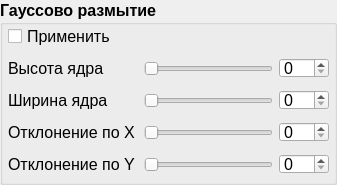
   <widget class="QGroupBox" name="grpBx_5">
    <property name="geometry">
     <rect>
      <x>672</x>
      <y>488</y>
      <width>337</width>
      <height>185</height>
     </rect>
    </property>
    <property name="font">
     <font>
      <pointsize>12</pointsize>
      <weight>75</weight>
      <bold>true</bold>
     </font>
    </property>
    <property name="title">
     <string>Гауссово размытие</string>
    </property>
    <property name="checkable">
     <bool>false</bool>
    </property>
    <property name="checked">
     <bool>false</bool>
    </property>
    <widget class="QWidget" name="layoutWidget">
     <property name="geometry">
      <rect>
       <x>8</x>
       <y>56</y>
       <width>321</width>
       <height>25</height>
      </rect>
     </property>
     <layout class="QHBoxLayout" name="hrzntlLt_11">
      <item>
       <widget class="QLabel" name="lbl_GaussHeightKernel">
        <property name="minimumSize">
         <size>
          <width>130</width>
          <height>20</height>
         </size>
        </property>
        <property name="maximumSize">
         <size>
          <width>130</width>
          <height>20</height>
         </size>
        </property>
        <property name="font">
         <font>
          <pointsize>12</pointsize>
          <weight>50</weight>
          <bold>false</bold>
         </font>
        </property>
        <property name="text">
         <string>Высота ядра</string>
        </property>
       </widget>
      </item>
      <item>
       <widget class="QSlider" name="sldr_GaussHeightKernel">
        <property name="font">
         <font>
          <pointsize>12</pointsize>
          <weight>50</weight>
          <bold>false</bold>
         </font>
        </property>
        <property name="singleStep">
         <number>1</number>
        </property>
        <property name="value">
         <number>0</number>
        </property>
        <property name="orientation">
         <enum>Qt::Horizontal</enum>
        </property>
       </widget>
      </item>
      <item>
       <widget class="QSpinBox" name="spnBx_GaussHeightKernel">
        <property name="minimumSize">
         <size>
          <width>50</width>
          <height>20</height>
         </size>
        </property>
        <property name="maximumSize">
         <size>
          <width>50</width>
          <height>20</height>
         </size>
        </property>
        <property name="font">
         <font>
          <pointsize>12</pointsize>
          <weight>50</weight>
          <bold>false</bold>
         </font>
        </property>
       </widget>
      </item>
     </layout>
    </widget>
    <widget class="QWidget" name="layoutWidget">
     <property name="geometry">
      <rect>
       <x>8</x>
       <y>88</y>
       <width>321</width>
       <height>25</height>
      </rect>
     </property>
     <layout class="QHBoxLayout" name="hrzntlLt_12">
      <item>
       <widget class="QLabel" name="lbl_GaussWidthKernel">
        <property name="minimumSize">
         <size>
          <width>130</width>
          <height>20</height>
         </size>
        </property>
        <property name="maximumSize">
         <size>
          <width>130</width>
          <height>20</height>
         </size>
        </property>
        <property name="font">
         <font>
          <pointsize>12</pointsize>
          <weight>50</weight>
          <bold>false</bold>
         </font>
        </property>
        <property name="text">
         <string>Ширина ядра</string>
        </property>
       </widget>
      </item>
      <item>
       <widget class="QSlider" name="sldr_GaussWidthKernel">
        <property name="font">
         <font>
          <pointsize>12</pointsize>
          <weight>50</weight>
          <bold>false</bold>
         </font>
        </property>
        <property name="orientation">
         <enum>Qt::Horizontal</enum>
        </property>
       </widget>
      </item>
      <item>
       <widget class="QSpinBox" name="spnBx_GaussWidthKernel">
        <property name="minimumSize">
         <size>
          <width>50</width>
          <height>20</height>
         </size>
        </property>
        <property name="maximumSize">
         <size>
          <width>50</width>
          <height>20</height>
         </size>
        </property>
        <property name="font">
         <font>
          <pointsize>12</pointsize>
          <weight>50</weight>
          <bold>false</bold>
         </font>
        </property>
       </widget>
      </item>
     </layout>
    </widget>
    <widget class="QWidget" name="layoutWidget">
     <property name="geometry">
      <rect>
       <x>8</x>
       <y>120</y>
       <width>321</width>
       <height>25</height>
      </rect>
     </property>
     <layout class="QHBoxLayout" name="hrzntlLt_13">
      <item>
       <widget class="QLabel" name="lbl_GaussDeviationX">
        <property name="minimumSize">
         <size>
          <width>130</width>
          <height>20</height>
         </size>
        </property>
        <property name="maximumSize">
         <size>
          <width>130</width>
          <height>20</height>
         </size>
        </property>
        <property name="font">
         <font>
          <pointsize>12</pointsize>
          <weight>50</weight>
          <bold>false</bold>
         </font>
        </property>
        <property name="text">
         <string>Отклонение по X</string>
        </property>
       </widget>
      </item>
      <item>
       <widget class="QSlider" name="sldr_GaussDeviationX">
        <property name="font">
         <font>
          <pointsize>12</pointsize>
          <weight>50</weight>
          <bold>false</bold>
         </font>
        </property>
        <property name="orientation">
         <enum>Qt::Horizontal</enum>
        </property>
       </widget>
      </item>
      <item>
       <widget class="QSpinBox" name="spnBx_GaussDeviationX">
        <property name="minimumSize">
         <size>
          <width>50</width>
          <height>20</height>
         </size>
        </property>
        <property name="maximumSize">
         <size>
          <width>50</width>
          <height>20</height>
         </size>
        </property>
        <property name="font">
         <font>
          <pointsize>12</pointsize>
          <weight>50</weight>
          <bold>false</bold>
         </font>
        </property>
       </widget>
      </item>
     </layout>
    </widget>
    <widget class="QWidget" name="layoutWidget">
     <property name="geometry">
      <rect>
       <x>8</x>
       <y>152</y>
       <width>321</width>
       <height>25</height>
      </rect>
     </property>
     <layout class="QHBoxLayout" name="hrzntlLt_14">
      <item>
       <widget class="QLabel" name="lbl_GaussDeviationY">
        <property name="minimumSize">
         <size>
          <width>130</width>
          <height>20</height>
         </size>
        </property>
        <property name="maximumSize">
         <size>
          <width>130</width>
          <height>20</height>
         </size>
        </property>
        <property name="font">
         <font>
          <pointsize>12</pointsize>
          <weight>50</weight>
          <bold>false</bold>
         </font>
        </property>
        <property name="text">
         <string>Отклонение по Y</string>
        </property>
       </widget>
      </item>
      <item>
       <widget class="QSlider" name="sldr_GaussDeviationY">
        <property name="font">
         <font>
          <pointsize>12</pointsize>
          <weight>50</weight>
          <bold>false</bold>
         </font>
        </property>
        <property name="orientation">
         <enum>Qt::Horizontal</enum>
        </property>
       </widget>
      </item>
      <item>
       <widget class="QSpinBox" name="spnBx_GaussDeviationY">
        <property name="minimumSize">
         <size>
          <width>50</width>
          <height>20</height>
         </size>
        </property>
        <property name="maximumSize">
         <size>
          <width>50</width>
          <height>20</height>
         </size>
        </property>
        <property name="font">
         <font>
          <pointsize>12</pointsize>
          <weight>50</weight>
          <bold>false</bold>
         </font>
        </property>
       </widget>
      </item>
     </layout>
    </widget>
    <widget class="QCheckBox" name="chckBx_GaussApply">
     <property name="geometry">
      <rect>
       <x>8</x>
       <y>24</y>
       <width>105</width>
       <height>25</height>
      </rect>
     </property>
     <property name="minimumSize">
      <size>
       <width>105</width>
       <height>25</height>
      </size>
     </property>
     <property name="maximumSize">
      <size>
       <width>105</width>
       <height>20</height>
      </size>
     </property>
     <property name="font">
      <font>
       <weight>50</weight>
       <bold>false</bold>
      </font>
     </property>
     <property name="text">
      <string>Применить</string>
     </property>
    </widget>
   </widget>
